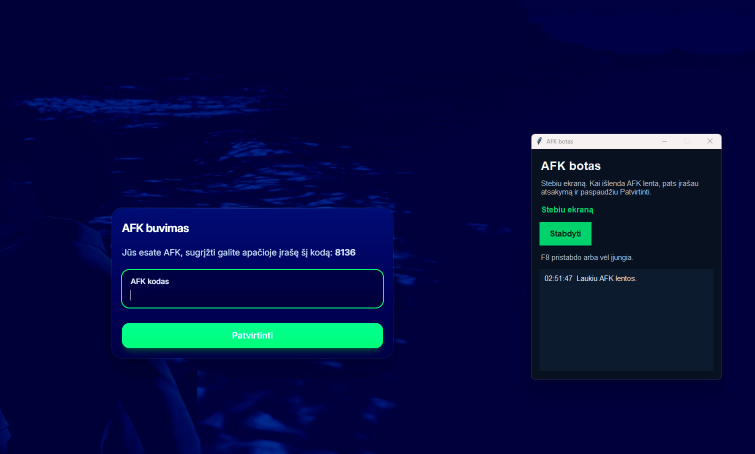
#> input picture tests/fixtures/code-panel.png, 1510 x 908 px (shown at 1/2 size); its folder holds only this picture in this run
$ python -i vision.py   (imports and definitions only)
#> lines starting #> are read from the running program, lines starting #| are printed output that depends on the picture; after the words box and inside, x2 and y2 are one past the last pixel; in counts of white or black regions, pixels touching at a corner belong together
#> further down, picture is the input picture: PIL image 1510x908 RGBA; mean R, G, B, A 4.5, 13.1, 65.1, 255
### watcher/solver.py
"""Tas pats AFK klausimų sprendėjas kaip naršyklės peržiūroje."""

import math
import re

NUMBER_WORDS = {
    "nulis": 0,
    "vienas": 1,
    "viena": 1,
    "du": 2,
    "dvi": 2,
    "trys": 3,
    "keturi": 4,
    "keturios": 4,
    "penki": 5,
    "penkios": 5,
    "sesi": 6,
    "septyni": 7,
    "septynios": 7,
    "astuoni": 8,
    "astuonios": 8,
    "devyni": 9,
    "devynios": 9,
    "desimt": 10,
    "vienuolika": 11,
    "dvylika": 12,
    "trylika": 13,
    "keturiolika": 14,
    "penkiolika": 15,
    "sesiolika": 16,
    "septyniolika": 17,
    "astuoniolika": 18,
    "devyniolika": 19,
    "dvidesimt": 20,
    "trisdesimt": 30,
    "keturiasdesimt": 40,
    "penkiasdesimt": 50,
    "sesiasdesimt": 60,
    "septyniasdesimt": 70,
    "astuoniasdesimt": 80,
    "devyniasdesimt": 90,
    "simtas": 100,
}

_NUMBER_PATTERN = "|".join(sorted(NUMBER_WORDS, key=len, reverse=True))


# [46 lines left out: functions _strip_diacritics, _normalize, _replace_operators, _replace_number_words, _fold_compounds, not called in this run]


def prepare(text):
    folded = _fold_compounds(_replace_number_words(_replace_operators(_normalize(text))))
    return re.sub(r"(\d)\s*x\s*(?=\d)", r"\1 * ", folded)


# [150 lines left out: functions _tokenize, _format_result, evaluate, _read_expression, _math_from, _code_token and 1 more, not called in this run]


def solve_afk_question(raw):
    if raw is None:
        return None
    original = str(raw).strip()
    if not original:
        return None

    text = prepare(original)
    letters = re.search(r"kiek raidziu(?: yra)? zodyje\s+([a-z0-9]+)", text)
    if letters:
        return str(len(letters.group(1)))

    repeat = re.search(r"pakartok\s*[:\-]?\s*([^\s?.!,]+)", original, re.IGNORECASE)
    if repeat:
        return repeat.group(1)

    code = _code_from(original)
    if code:
        return code

    math_answer = _math_from(text)
    if math_answer is not None:
        return math_answer

    explicit = re.search(
        r"(?:skaiciu|skaicius|atsakymas yra|irasyk|irasykite|parasyk|parasykite)\s+(\d+)",
        text,
    )
    if explicit:
        return explicit.group(1)

    only_number = re.search(r"kiek bus\s+(\d+)\s*\??$", text)
    if only_number:
        return only_number.group(1)
    return None

### watcher/vision.py
"""Randa AFK lentą ekrano nuotraukoje ir perskaito klausimą."""

import os
import shutil
import subprocess
import sys
from dataclasses import dataclass

import numpy as np
from PIL import Image, ImageOps

from watcher.solver import solve_afk_question

try:
    import pytesseract
except ImportError:  # pragma: no cover
    pytesseract = None

_WINDOWS_TESSERACT = (
    r"C:\Program Files\Tesseract-OCR\tesseract.exe",
    r"C:\Program Files (x86)\Tesseract-OCR\tesseract.exe",
)


_TESSERACT_READY = None
_TESSDATA = None
_LAST_OCR_ERROR = ""


def _search_roots():
    roots = []
    if getattr(sys, "frozen", False):
        roots.append(getattr(sys, "_MEIPASS", ""))
        roots.append(os.path.dirname(sys.executable))
    roots.append(os.path.dirname(os.path.abspath(__file__)))
    return [root for root in roots if root]


def _bundled_tesseract():
    for root in _search_roots():
        for candidate in (
            os.path.join(root, "tesseract", "tesseract.exe"),
            os.path.join(root, "tesseract.exe"),
        ):
            if os.path.isfile(candidate):
                return candidate
    return None


# [21 lines left out: functions _tessdata_dir, _hide_tesseract_console, not called in this run]


def tesseract_ready():
    global _TESSERACT_READY, _TESSDATA
    if _TESSERACT_READY is not None:
        return _TESSERACT_READY
    _TESSERACT_READY = False
    if pytesseract is None:
        return False

    bundled = _bundled_tesseract()
    if bundled:
        pytesseract.pytesseract.tesseract_cmd = bundled
    elif os.name == "nt":
        for path in _WINDOWS_TESSERACT:
            if os.path.exists(path):
                pytesseract.pytesseract.tesseract_cmd = path
                break
    elif shutil.which("tesseract") is None:
        return False

    exe = getattr(pytesseract.pytesseract, "tesseract_cmd", "")
    tessdata = _tessdata_dir(exe) if exe else None
    if tessdata:
        _TESSDATA = tessdata
        # Šita Windows Tesseract versija ieško kalbos failų tiesiai TESSDATA_PREFIX aplanke.
        os.environ["TESSDATA_PREFIX"] = tessdata
    _hide_tesseract_console()
    try:
        pytesseract.get_tesseract_version()
    except Exception:
        return False
    _TESSERACT_READY = True
    return True


@dataclass
class Panel:
    x: int
    y: int
    w: int
    h: int
    text: str
    answer: str | None

    @property
    def input_xy(self):
        return (self.x + self.w // 2, max(0, self.y - int(self.h * 0.9)))

    @property
    def button_xy(self):
        return (self.x + self.w // 2, self.y + self.h // 2)


def _runs(row, max_gap):
    runs = []
    width = len(row)
    index = 0
    while index < width:
        if not row[index]:
            index += 1
            continue
        end = index + 1
        while end < width:
            if row[end]:
                end += 1
                continue
            gap = end
            while gap < width and not row[gap] and gap - end < max_gap:
                gap += 1
            if gap < width and row[gap] and gap - end < max_gap:
                end = gap
                continue
            break
        if end - index >= 8:
            runs.append((index, end))
        index = end
    return runs


def _green_boxes(rgb):
    red = rgb[:, :, 0].astype(np.int16)
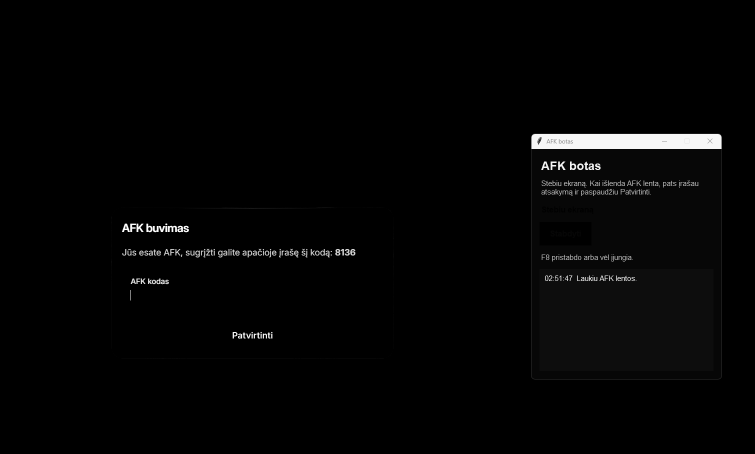
#> red: shape (908, 1510) int16 (shown at 1/2 size); min 0, max 255, mean 4.5
    green = rgb[:, :, 1].astype(np.int16)
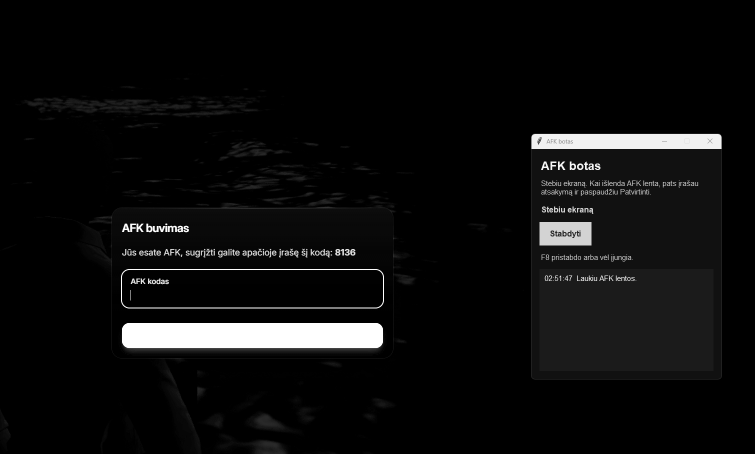
#> green: shape (908, 1510) int16 (shown at 1/2 size); min 0, max 255, mean 13.1
    blue = rgb[:, :, 2].astype(np.int16)
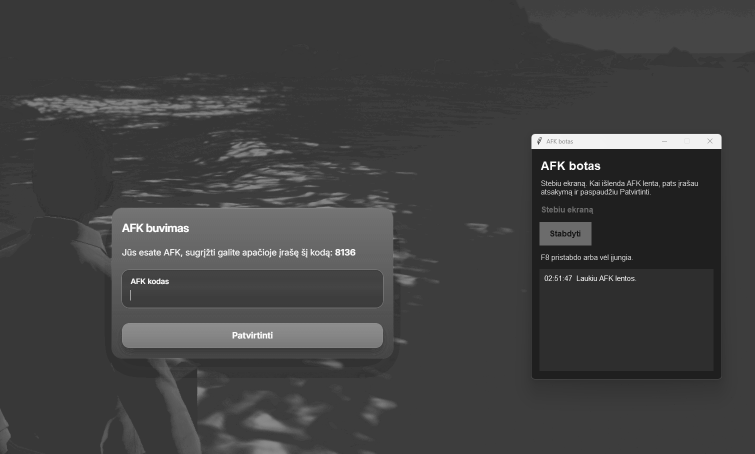
#> blue: shape (908, 1510) int16 (shown at 1/2 size); min 0, max 255, mean 65.1
    mask = (green > 145) & (green > red + 35) & (green > blue + 25) & (red < 170) & (blue < 200)
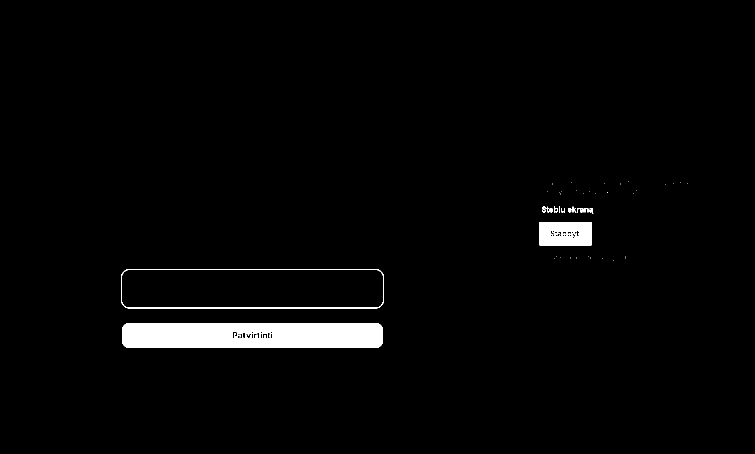
#> mask: shape (908, 1510) bool (shown at 1/2 size); 2.4% white; 53 white regions (39 under 20 px), largest, box (x1, y1, x2, y2) and area: (244, 646, 766, 696) 25353, (1079, 444, 1183, 491) 4481, (242, 538, 768, 617) 2336
    height, width = mask.shape
#> height = 908; width = 1510
    clusters = []
    for y in range(height):
        if not mask[y].any():
            continue
        for x1, x2 in _runs(mask[y], 70):
            placed = False
            for cluster in clusters:
                if y > cluster["y2"] + 4:
                    continue
                if x2 > cluster["x1"] - 8 and x1 < cluster["x2"] + 8:
                    cluster["x1"] = min(cluster["x1"], x1)
                    cluster["x2"] = max(cluster["x2"], x2)
                    cluster["y2"] = y
                    placed = True
                    break
            if not placed:
                clusters.append({"x1": x1, "x2": x2, "y1": y, "y2": y})

    boxes = []
    for cluster in clusters:
        box_w = cluster["x2"] - cluster["x1"]
        box_h = cluster["y2"] - cluster["y1"] + 1
        if box_w < 160 or box_h < 28 or box_h > 110:
            continue
        if box_w / box_h < 2.6:
            continue
        above = rgb[max(0, cluster["y1"] - 70) : cluster["y1"], cluster["x1"] : cluster["x2"]]
        if above.size and float(above.mean()) > 125:
            continue
        boxes.append((cluster["x1"], cluster["y1"], box_w, box_h))
    boxes.sort(key=lambda box: box[2] * box[3], reverse=True)
    return boxes


def _ocr_config():
    return "--psm 6"


# [14 lines left out: function _ocr_once, not called in this run]


def _ocr(image):
    if not tesseract_ready():
        global _LAST_OCR_ERROR
        _LAST_OCR_ERROR = "Nėra Tesseract"
        return ""
    gray = image.convert("L")
    bigger = gray.resize((max(1, gray.width * 2), max(1, gray.height * 2)), Image.Resampling.LANCZOS)
    variants = (gray, ImageOps.invert(gray), bigger, ImageOps.invert(bigger))
    best = ""
    for variant in variants:
        text = _ocr_once(variant)
        if not text:
            continue
        if solve_afk_question(text):
            return text
        if len(text) > len(best):
            best = text
    return best


def _question_crop(image, box):
    x, y, w, h = box
    left = max(0, x - 12)
    right = min(image.width, x + w + 12)
    top = max(0, y - max(150, int(h * 4.6)))
    bottom = max(top + 1, y - 2)
    return image.crop((left, top, right, bottom))


def locate(image):
    """Grąžina AFK lentą arba None, jei žalio Patvirtinti mygtuko nėra."""
    rgb = np.asarray(image.convert("RGB"))
    found = []
    for box in _green_boxes(rgb):
#> in _runs, `index = 0`: index = 0
        crop = _question_crop(image, box)
        text = _ocr(crop)
        answer = solve_afk_question(text)
        found.append(Panel(box[0], box[1], box[2], box[3], text, answer))
#> this loop made 1 pass
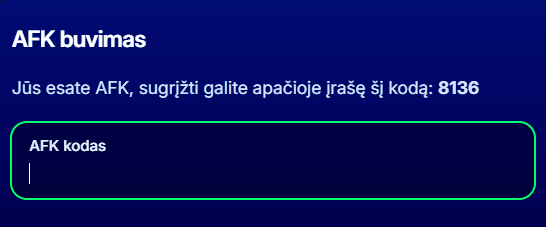
#> crop: PIL image 546x227 RGBA; mean R, G, B, A 6.8, 16.3, 94.6, 255
#> after the loop, found = 1 item
    solved = [panel for panel in found if panel.answer]
#> solved = []
    if solved:
        return solved[0]
    if found:
        return found[0]
    return None

>>> from PIL import Image
>>> picture = Image.open('../tests/fixtures/code-panel.png')
>>> result = locate(picture)
